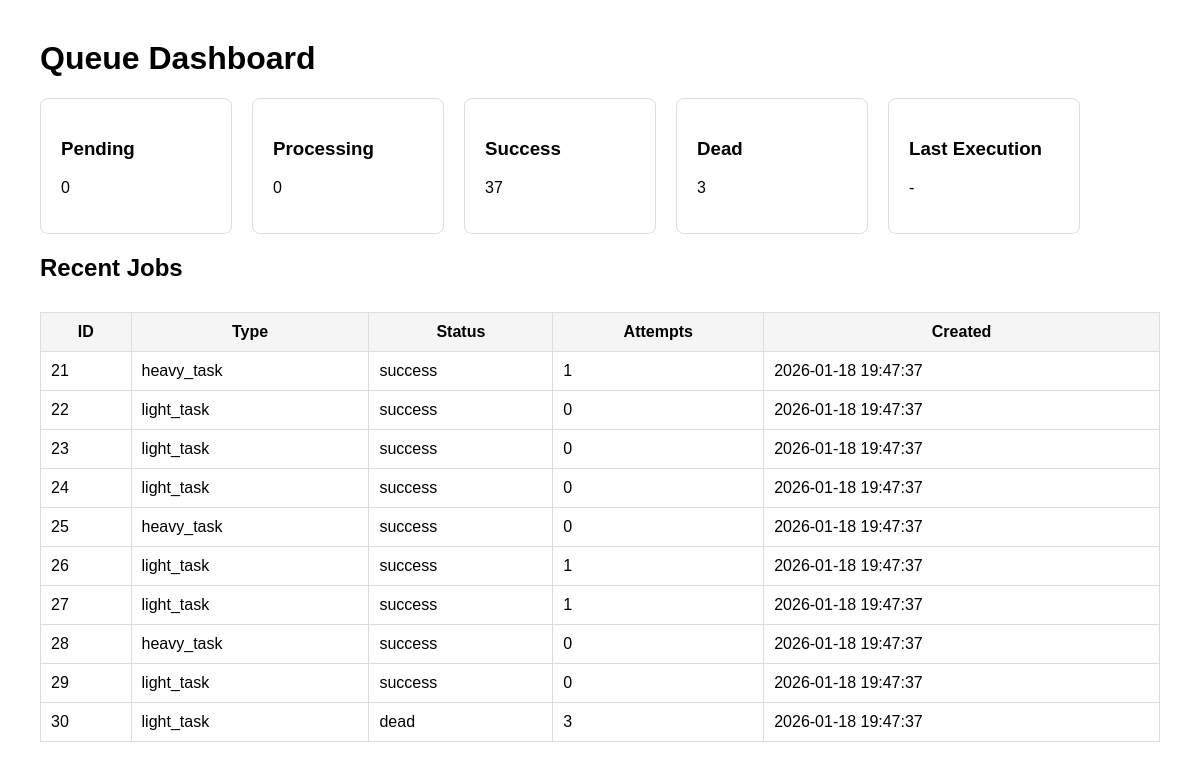
/dashboard.php, run on an earlier commit of the app's database.
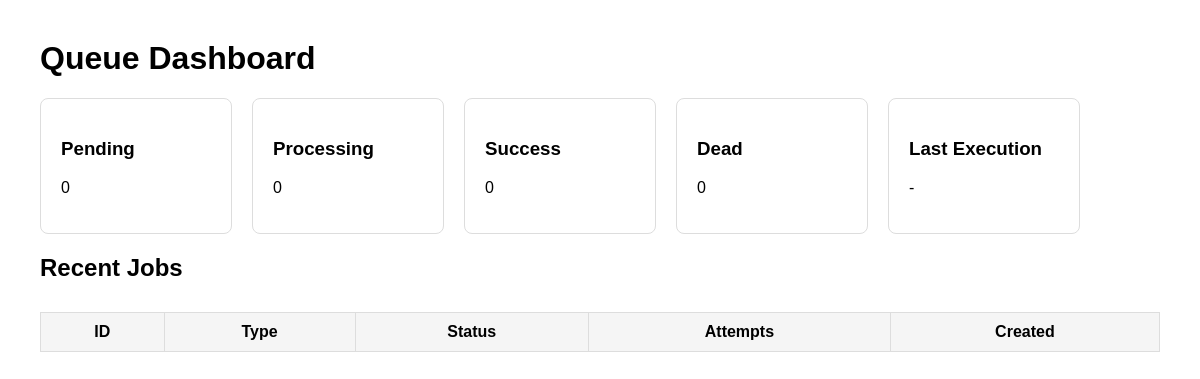
And on a later commit of the database.
### tables this page shows
CREATE TABLE `jobs` (
  `id` int NOT NULL,
  `type` varchar(50) NOT NULL,
  `payload` text,
  `expected_weight` enum('light','heavy') NOT NULL,
  `priority` int DEFAULT '0',
  `status` enum('pending','processing','success','failed','dead') DEFAULT 'pending',
  `started_at` datetime DEFAULT NULL,
  `finished_at` datetime DEFAULT NULL,
  `execution_ms` int DEFAULT NULL,
  `attempts` int DEFAULT '0',
  `max_attempts` int DEFAULT '3',
  `run_at` datetime DEFAULT NULL,
  `created_at` datetime DEFAULT CURRENT_TIMESTAMP,
  `updated_at` datetime DEFAULT CURRENT_TIMESTAMP ON UPDATE CURRENT_TIMESTAMP
);

### public/dashboard.php (the view, shortened to what this page needs)
<?php
$db = Database::connect();
function countJobs($db, $status)
{
    $stmt = $db->prepare("SELECT COUNT(*) FROM jobs WHERE status = ?");
    $stmt->execute([$status]);
    return $stmt->fetchColumn();
}
$pending = countJobs($db, 'pending');
$processing = countJobs($db, 'processing');
$success = countJobs($db, 'success');
$dead = countJobs($db, 'dead');
$recentJobs = $db->query("
    SELECT id, type, status, attempts, created_at
    FROM jobs
    ORDER BY created_at DESC
    LIMIT 10
")->fetchAll(PDO::FETCH_ASSOC);
?>
<!DOCTYPE html>
<html>
<head>
</head>
<body>
    <h1>Queue Dashboard</h1>
    <div class="stats">
        <div class="card">
            <h3>Pending</h3>
            <p id="pending-count"><?= $pending ?></p>
        </div>
        <div class="card">
            <h3>Processing</h3>
            <p id="processing-count"><?= $processing ?></p>
        </div>
        <div class="card">
            <h3>Success</h3>
            <p id="success-count"><?= $success ?></p>
        </div>
        <div class="card">
            <h3>Dead</h3>
            <p id="dead-count"><?= $dead ?></p>
        </div>
        <div class="card">
            <h3>Last Execution</h3>
            <p id="execution-ms">-</p>
        </div>
    </div>
    <h2>Recent Jobs</h2>
    <table id="jobs-table">
        <tr>
            <th>ID</th>
            <th>Type</th>
            <th>Status</th>
            <th>Attempts</th>
            <th>Created</th>
        </tr>
        <?php foreach ($recentJobs as $job): ?>
            <tr>
                <td><?= $job['id'] ?></td>
                <td><?= $job['type'] ?></td>
                <td><?= $job['status'] ?></td>
                <td><?= $job['attempts'] ?></td>
                <td><?= $job['created_at'] ?></td>
            </tr>
        <?php endforeach; ?>
    </table>
</body>
</html>

### public/dashboard.php (style rules this page uses)
body { font-family: Arial; margin: 40px; }
.stats { display: flex; gap: 20px; }
.card { padding: 20px; border: 1px solid #ddd; border-radius: 8px; width: 150px; }
table { width: 100%; border-collapse: collapse; margin-top: 30px; }
th, td { border: 1px solid #ddd; padding: 10px; }
th { background: #f5f5f5; }

What changed in the data, as far as the page shows it:
removed jobs: id "21", type "heavy_task", status "success", attempts "1", created_at "2026-01-18 19:47:37"
removed jobs: id "22", type "light_task", status "success", attempts "0", created_at "2026-01-18 19:47:37"
removed jobs: id "23", type "light_task", status "success", attempts "0", created_at "2026-01-18 19:47:37"
removed jobs: id "24", type "light_task", status "success", attempts "0", created_at "2026-01-18 19:47:37"
removed jobs: id "25", type "heavy_task", status "success", attempts "0", created_at "2026-01-18 19:47:37"
removed jobs: id "26", type "light_task", status "success", attempts "1", created_at "2026-01-18 19:47:37"
removed jobs: id "27", type "light_task", status "success", attempts "1", created_at "2026-01-18 19:47:37"
removed jobs: id "28", type "heavy_task", status "success", attempts "0", created_at "2026-01-18 19:47:37"
removed jobs: id "29", type "light_task", status "success", attempts "0", created_at "2026-01-18 19:47:37"
removed jobs: id "30", type "light_task", status "dead", attempts "3", created_at "2026-01-18 19:47:37"
Also different on the page:
$success: "37" → "0"
$dead: "3" → "0"
